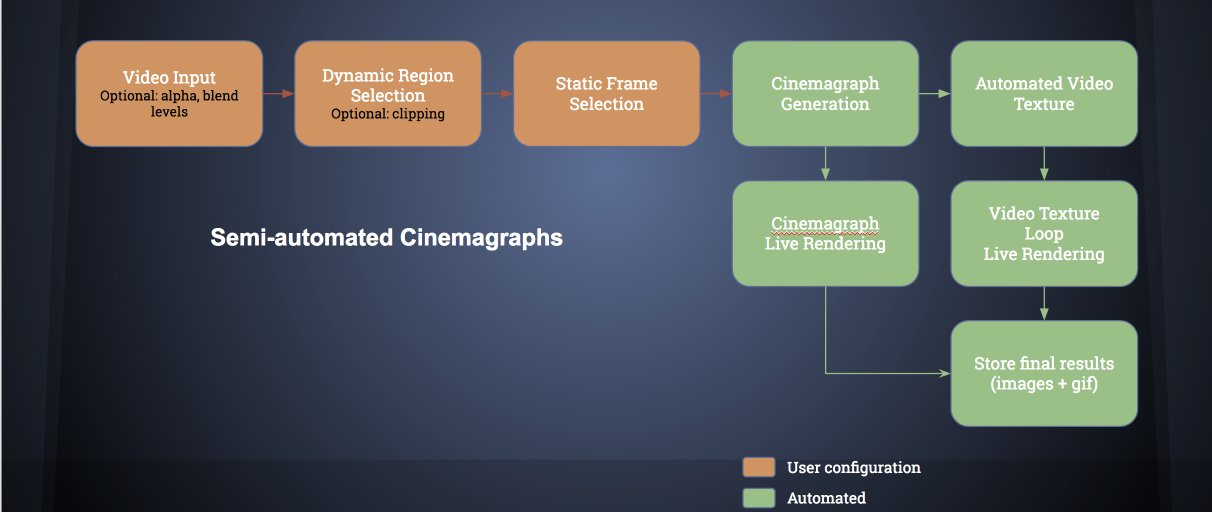
#> input picture cgraph_pipeline.png, 2424 x 1024 px (shown at 1/2 size); its folder holds only this picture in this run
$ python main.py --video cgraph_pipeline.png   (older library calls are emulated)
#> lines starting #> are read from the running program, lines starting #| are printed output that depends on the picture; after the words box and inside, x2 and y2 are one past the last pixel; in counts of white or black regions, pixels touching at a corner belong together
### automated_cgraph.py
'''
Implements cinemagraph class and a simple GUI.
'''
import cv2
import numpy as np
import scipy as sp
import os
import glob
import shutil
import imageio

import matplotlib.pyplot as plt
from video_texture import *
from blending_utils import *


from enum import Enum, unique
@unique
class CGRAPHState(Enum):
    IDLE = 0
    START = 1
    WAITING = 2
    WRITING = 3
    READY = 4
    LOOP_CREATE = 5
    LOOP_READY = 6


class ImageHelper(object):

    # [28 lines left out: functions __init__, path_by_no, img_by_no, frames, not called in this run]

class VideoHelper(object):

    def __init__(self, video_file, frame_start=0, frame_end=np.float('inf'), do_loop=True, preload_frames=500):

        self.preloaded = False
        self.preload_frames = preload_frames
        self._init_capture(video_file, frame_start, frame_end)
        self.do_loop = do_loop
        self.paused = False

    def restart_capture(self):
        self.curr_frame_idx = self.frame_start

    def toggle_play(self):
        self.paused = not self.paused

    def is_paused(self):
        return self.paused

    def curr_frame_no(self):
        return self.curr_frame_idx-self.frame_start

    def _init_capture(self, video_file, frame_start, frame_end):

        self.video_file = video_file
        self.cap = cv2.VideoCapture(video_file)

        if not self.cap.isOpened():
            raise RuntimeError("Failed to initialize capture for file {}".format(video_file))

        self.n_orig_frames = int(self.cap.get(cv2.cv.CV_CAP_PROP_FRAME_COUNT))
        self.frame_start = max(frame_start, 0)

        if frame_end < 0:
            self.frame_end = max(self.n_orig_frames+frame_end, self.frame_start)
        else:
            self.frame_end = min(self.n_orig_frames-1, frame_end)

        self.curr_frame_idx = self.frame_start

        self.n_frames = (self.frame_end - self.frame_start + 1)

        if self.n_frames < self.preload_frames:
            self._preload()

    def _preload(self):

        self.frames = []
        self.preloaded = False

        for frame_no in range(self.frame_start, self.frame_end+1):
            self.frames.append(self.get_frame_by_idx(frame_no))
#> this loop made 1 pass
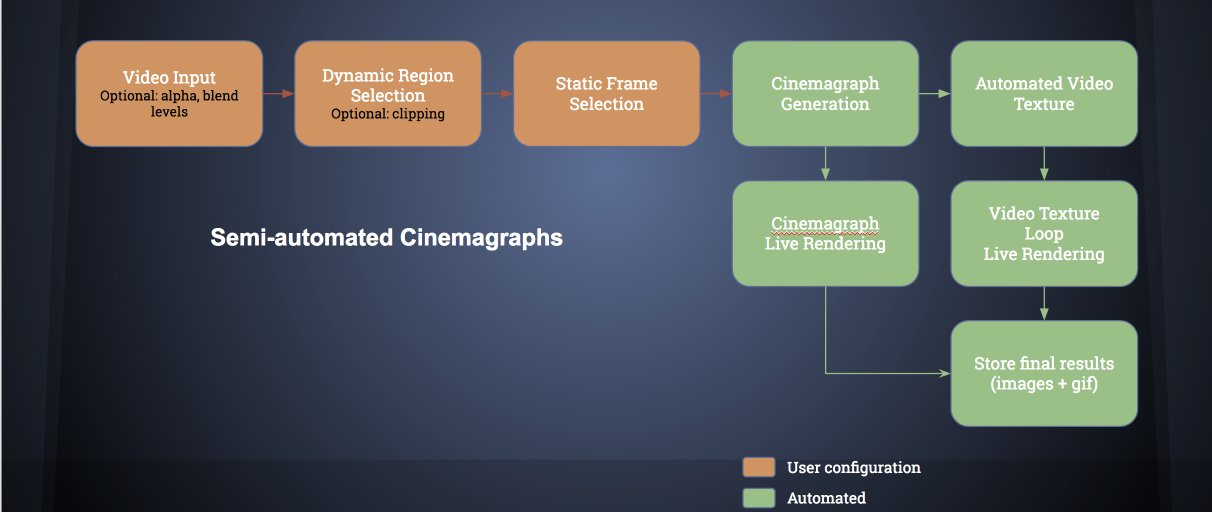
#> input picture cgraph_pipeline.png, 2424 x 1024 px (shown at 1/2 size)
#> after the loop, self.frames = 1 item

        self.preloaded = True

    def is_finished(self):
        return self.curr_frame_idx > self.frame_end and not self.do_loop

    def get_frame_by_idx(self, idx):

        if self.preloaded:
            idx -= self.frame_start
            return self.frames[idx]
        else:
            self.cap.set(cv2.cv.CV_CAP_PROP_POS_FRAMES, idx)
            ret, frame = self.cap.read(1)
            if ret == False:
                raise RuntimeError("Failed to read frame no. {} from file {}".format(idx, self.video_file))
            return frame

    def seek_next(self, skip=1):

        self.curr_frame_idx += skip

        if self.curr_frame_idx > self.frame_end and self.do_loop:
            self.curr_frame_idx = self.frame_start

    # [4 lines left out: function seek_prev, not called in this run]

    def curr_frame(self):

        idx = self.curr_frame_idx

        if idx > self.frame_end:
            raise RuntimeError('No more frames! You should have known earlier by calling is_finished()')

        frame = self.get_frame_by_idx(idx)
#> in get_frame_by_idx, returned value is the input picture: shape (1024, 2424, 3); mean B, G, R 88.2, 86.5, 79.8
        return frame

    def next_frame(self, skip=1):

        if self.paused:
            skip = 0

        frame = self.curr_frame()

        self.seek_next(skip)

        return frame

    # [6 lines left out: function prev_frame, not called in this run]

    def __del__(self):
        self.cap.release()

class Cinemagraph(object):

    def __init__(self, project_dir, video_file, results_path="output", img_format="png",
                        blend_levels=3, alpha=None, frame_start=0, frame_end=np.float('inf')):

        self.project_dir = project_dir
        self.img_format = img_format
        self.set_input_video(video_file, results_path)
        self.blend_levels = blend_levels
        self.video = VideoHelper(video_file, frame_start, frame_end)
        self.init_params()

        if alpha:
            self.override_alpha = True
            self.vtexture_alpha = alpha
        else:
            self.override_alpha = False
            self.vtexture_alpha = 0.1

        cv2.namedWindow('Cinemagraph')
        cv2.setMouseCallback('Cinemagraph', self.draw_circle)
        self.cgraph_state_str = {
                    CGRAPHState.IDLE: "Idle",
                    CGRAPHState.START: "Starting",
                    CGRAPHState.WAITING: "Waiting..",
                    CGRAPHState.WRITING: "Writing ",
                    CGRAPHState.READY: "Ready",
                    CGRAPHState.LOOP_CREATE: "Looping",
                    CGRAPHState.LOOP_READY: "Finished" }

    def set_input_video(self, video_file, results_path):

        self.video_file = video_file
        self.indir = os.path.dirname(video_file)
        self.video_dir = os.path.basename(self.indir)
        self.outdir = os.path.join(self.project_dir, results_path, self.video_dir)
        self.outdir_cgraph = os.path.join(self.outdir, "cgraph")
        self.outdir_vtexture = os.path.join(self.outdir, "create_vtexture")

        if not os.path.exists(results_path):
            os.mkdir(results_path)

        if not os.path.exists(self.outdir):
            os.mkdir(self.outdir)

        if not os.path.exists(self.outdir_cgraph):
            os.mkdir(self.outdir_cgraph)

        if not os.path.exists(self.outdir_vtexture):
            os.mkdir(self.outdir_vtexture)

    def init_params(self):
        self.drawing = False # true if mouse is pressed
        self.draw_alpha = 0.3
        self.poly = None
        self.poly_list = {}
        self.poly_idx = 0
        self.static_img, self.static_img_idx = None, None
        self.mask_ready = False
        self.fs, self.fe = None, None
        self.first_frame = self.video.curr_frame().copy()
        self.show_mask_always = False
        self.create_cinemagraph = False
        self.cgraph_ready = False
        self.cgraph_fame_no = 0
        self.cgraph_fames_cnt = 0
        self.loop_process_state = 0
        self.vtexture_alpha = 0.1
        self.vtexture_pair_idxs = None
        self.cgraph_state = CGRAPHState.IDLE
        self.static_img_mask = np.zeros_like(self.first_frame)
        self.cinemagraph_gif_result = None

    # mouse callback function
    # [64 lines left out: functions draw_circle, create_vtexture_help_menu, save_create_vtexture, not called in this run]

    def show_update(self, img, msg, window, location='auto'):

        if location == 'auto':
            H, W = img.shape[0], img.shape[1]
            location = (min(200,W-200), min(30, H))

        img = cv2.putText(img, msg, location, cv2.FONT_HERSHEY_SIMPLEX, 1.0, (0,255,0), 2)
        cv2.imshow(window, img)
        k = cv2.waitKey(150) & 0xFF
        return img

    def help_menu(self, img, video):

        frame_no = video.curr_frame_no()
        pad_img = np.zeros((img.shape[0], 300, img.shape[2]), dtype=img.dtype)
        img = np.hstack((img, pad_img))
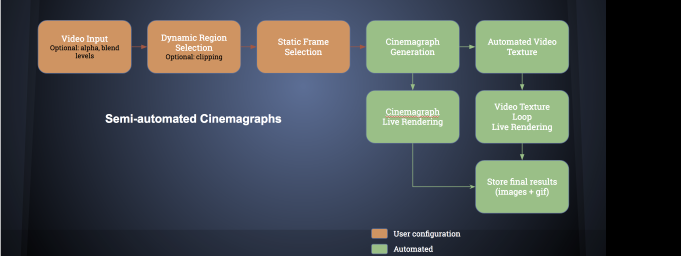
#> img: shape (1024, 2724, 3) (shown at 1/4 size); mean of channels 0, 1, 2 78.4, 77, 71; drawn as B, G, R

        cgraph_msg = self.cgraph_state_str[self.cgraph_state]
        if self.cgraph_state == CGRAPHState.WRITING:
            cgraph_msg += str(self.cgraph_fames_cnt)

        loc = (img.shape[1]-290, 15)
        alpha_msg = "Auto" if not self.override_alpha else "User"

        text = "Frame: {} \
                \n Still Frame: {} \
                \n Mask : {} \
                \n Motion Start: {} \
                \n Motion End: {} \
                \n CGraph: {}\
                \n {} Alpha: {}, Loop: {}".format(
                    frame_no,
                    self.static_img_idx,
                    "Yes" if self.mask_ready else "No",
                    self.fs, self.fe, cgraph_msg, alpha_msg, self.vtexture_alpha, self.vtexture_pair_idxs)

        y0, dy = loc[1], 15
        for i, line in enumerate(text.split('\n')):
            y = y0 + i*dy
            cv2.putText(img, line, (loc[0], y), cv2.FONT_HERSHEY_SIMPLEX, 0.4, (0,0,255), 1)
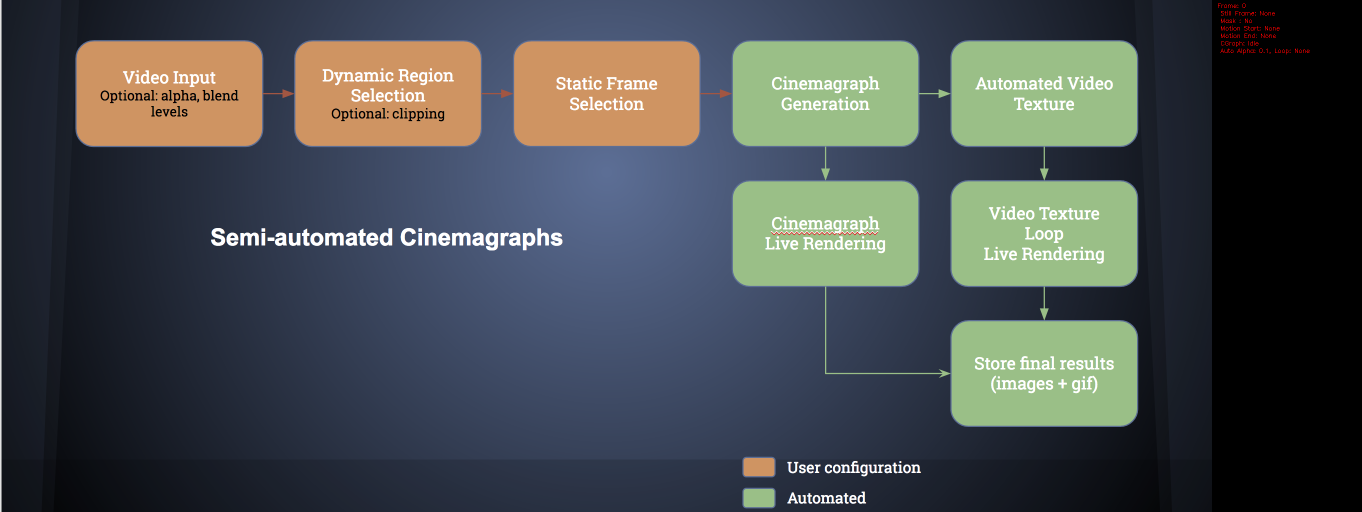
#> img: shape (1024, 2724, 3) (shown at 1/2 size); 0.05% of pixels changed, all inside (x1, y1, x2, y2) = (2436, 7, 2619, 109); drawn as B, G, R

        helptext="---Help--- \
                \n 'space': pause \
                \n 's': still frame \
                \n 'q': dynamic start \
                \n 'e': dynamic end \
                \n 'c': create cinemagraph \
                \n 'r': reset cinemagraph \
                \n 'v': create video loop \
                \n 'm': toggle mask \
                \n '>': next frame \
                \n '<': previous frame \
                \n 'V': lower alpha \
                \n '^': increase alpha \
                \n 'j': skip 10 frames \
                \n 'k': rewind 10 frames \
                \n 'R': restart video \
                \n 'ESC': Exit"

        y0, dy = y + 12, 15
        for i, line in enumerate(helptext.split('\n')):
            y = y0 + i*dy
            cv2.putText(img, line, (loc[0], y), cv2.FONT_HERSHEY_SIMPLEX, 0.4, (0,255,0), 1)
#> (the rest of the program and of its run is left out)
